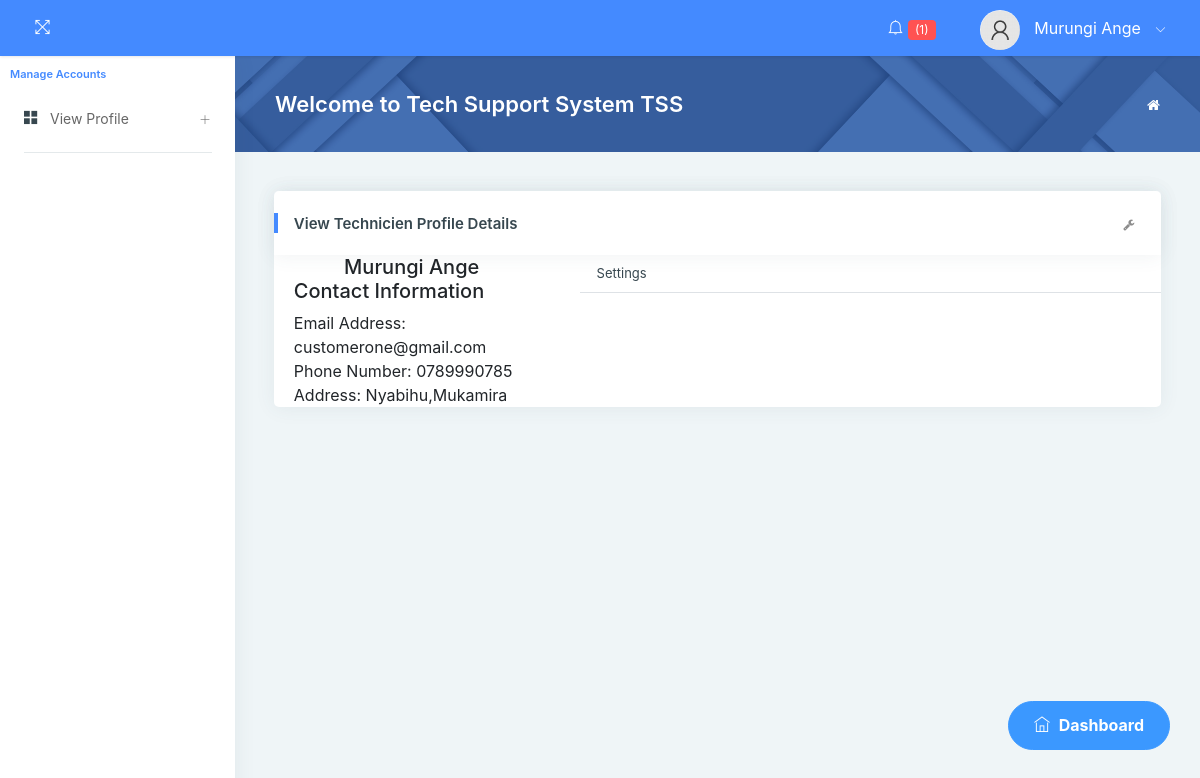
The app's page /Customer/viewProfileSettings.php (signed in) with its own data.
### tables this page shows
CREATE TABLE `customertb` (
  `customerid` int(11) NOT NULL,
  `customernames` varchar(100) NOT NULL,
  `customerphone` varchar(50) NOT NULL,
  `customeremail` varchar(100) NOT NULL,
  `customerpassw` varchar(100) NOT NULL,
  `customeraddress` varchar(255) NOT NULL,
  `addedon` varchar(255) NOT NULL
);

### Customer/viewProfileSettings.php (the view, shortened to what this page needs)
<!DOCTYPE html>
<html lang="en">
<head>
    <link rel="stylesheet" href="../assets/pages/waves/css/waves.min.css" type="text/css" media="all">
    <link rel="stylesheet" type="text/css" href="../assets/css/bootstrap/css/bootstrap.min.css">
    <link rel="stylesheet" href="../assets/pages/waves/css/waves.min.css" type="text/css" media="all">
    <link rel="stylesheet" type="text/css" href="../assets/icon/themify-icons/themify-icons.css">
    <link rel="stylesheet" type="text/css" href="../assets/icon/font-awesome/css/font-awesome.min.css">
    <link rel="stylesheet" type="text/css" href="../assets/icon/icofont/css/icofont.css">
    <link rel="stylesheet" type="text/css" href="../assets/css/style.css">
    <link rel="stylesheet" type="text/css" href="../assets/css/jquery.mCustomScrollbar.css">
</head>
<body>
    <div id="pcoded" class="pcoded">
        <div class="pcoded-container navbar-wrapper">
            <nav class="navbar header-navbar pcoded-header">
                <div class="navbar-wrapper">
                <div class="navbar-container container-fluid">
                        <ul class="nav-left">
                            <li>
                                <a href="#!" onclick="javascript:toggleFullScreen()" class="waves-effect waves-light">
                                    <i class="ti-fullscreen"></i>
                                </a>
                            </li>
                        </ul>
                        <ul class="nav-right">
                            <li class="header-notification">
                                <a href="#!" class="waves-effect waves-light">
                                    <i class="ti-bell"></i>
                                    <?php
                             $con=mysqli_connect("localhost", "root", "", "techiciensupportdb");
                             $count_query = "SELECT * FROM messagetb WHERE techrepliestat= 'replied' AND   customerid='".$_SESSION['customerid']."'";
                            $query = mysqli_query($con, $count_query);
                             $count = mysqli_num_rows($query);
                                           ?>
                                 <label class="label label-danger">(<?php echo $count; ?>)</label>
                                </a>
                            </li>
                            <li class="user-profile header-notification">
                                <a href="#!" class="waves-effect waves-light">
                                    <img src="../assets/images/user.jpg" class="img-radius" alt="User-Profile-Image">
                                    <span><?php echo $_SESSION["customernames"]; ?></span>
                                    <i class="ti-angle-down"></i>
                                </a>
                            </li>
                        </ul>
                    </div>
                </div>
            </nav>
            <div class="pcoded-main-container">
                <div class="pcoded-wrapper">
                    <nav class="pcoded-navbar">
                        <div class="pcoded-inner-navbar main-menu">
                               <div class="pcoded-navigation-label">Manage Accounts</div>
                            <ul class="pcoded-item pcoded-left-item">
                                <li class="pcoded-hasmenu">
                                    <a href="javascript:void(0)" class="waves-effect waves-dark">
                                        <span class="pcoded-micon"><i class="ti-layout-grid2-alt"></i><b>BC</b></span>
                                        <span class="pcoded-mtext">
                                        View  Profile</span>
                                    </a>
                                </li>
                            </ul>
                        </div>
                    </nav>
                    <div class="pcoded-content">
                        <div class="page-header">
                            <div class="page-block">
                                <div class="row align-items-center">
                                    <div class="col-md-8">
                                    <div class="page-header-title">
                                             <h4 class="m-b-0">Welcome to Tech Support System TSS</h4>
                                        </div>
                                    </div>
                                    <div class="col-md-4">
                                        <ul class="breadcrumb">
                                            <li class="breadcrumb-item">
                                                <a href="homeCustomer.php"> <i class="fa fa-home"></i> </a>
                                            </li>
                                        </ul>
                                    </div>
                                </div>
                            </div>
                        </div>
                        <div class="pcoded-inner-content">
                            <div class="main-body">
                                <div class="page-wrapper">
                                    <div class="page-body">
                                        <div class="card">
                                            <div class="card-header">
                                                <h5>View Technicien Profile Details</h5>
                                                <div class="card-header-right">
                                                    <ul class="list-unstyled card-option">
                                                        <li><i class="fa fa fa-wrench open-card-option"></i></li>
                                                    </ul>
                                                </div>
                                            </div>
                                            <div class="row">
                                                                           <?php
                                      $conn=mysqli_connect("localhost","root","", "techiciensupportdb") or die(mysql_error());
                                       ?>
                                          <?php
                                     $query = $conn->query("SELECT * FROM `customertb` WHERE `customerid` ='".$_SESSION['customerid']."'") or die(mysqli_error());
                                     $fetch = $query->fetch_array();
                                      ?>
                    <div class="col-xl-4 col-lg-4 col-md-4 col-sm-12 mb-30">
                        <div class="pd-20 card-box height-100-p">
                            <h5 class="text-center h5 mb-0"><?php echo $fetch['customernames']?></h5>
                            <div class="profile-info" style="margin-left: 20px;">
                                <h5 class="mb-20 h5 text-blue">Contact Information</h5>
                                <ul>
                                    <li>
                                        <span>Email Address:</span>
                                     <?php echo $fetch['customeremail']?>
                                    </li>
                                    <li>
                                        <span>Phone Number:</span>
                                       <?php echo $fetch['customerphone']?>
                                    </li>
                                    <li>
                                        <span>Address:</span>
                                        <?php echo $fetch['customeraddress']?><br>
                                    </li>
                                </ul>
                            </div>
                        </div>
                    </div>
                    <div class="col-xl-8 col-lg-8 col-md-8 col-sm-12 mb-30">
                        <div class="card-box height-100-p overflow-hidden">
                            <div class="profile-tab height-100-p">
                                <div class="tab height-100-p">
                                    <ul class="nav nav-tabs customtab" role="tablist">
                                        <li class="nav-item">
                                            <a class="nav-link" data-toggle="tab" href="#setting" role="tab">Settings</a>
                                        </li>
                                    </ul>
                                </div>
                            </div>
                        </div>
                    </div>
                </div>
                                        </div>
                                    </div>
                                </div>
                            </div>
                        </div>
                    </div>
                </div>
            </div>
        </div>
    </div>
</body>
</html>

### records on screen
customertb: customernames "Murungi Ange", customeremail "customerone@gmail.com", customerphone "0789990785", customeraddress "Nyabihu,Mukamira"

### other values on screen
$count "1"
$_SESSION["customernames"] "Murungi Ange"
